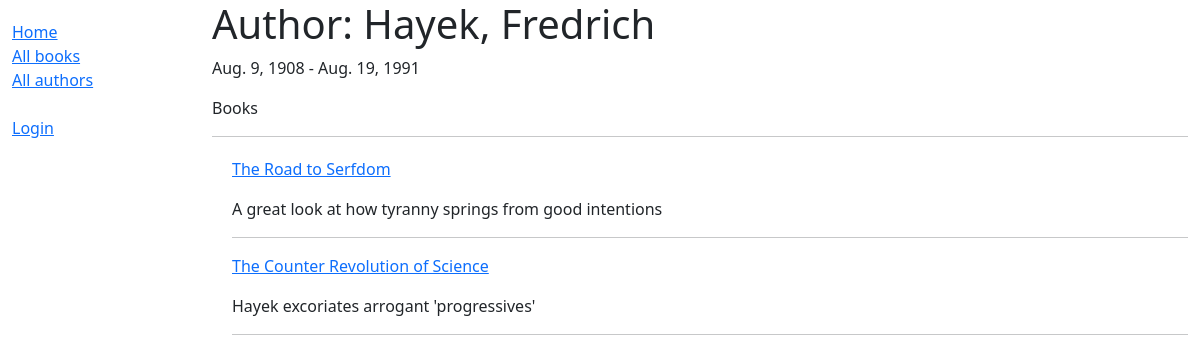
Page /catalog/author/2 on the earlier database version.
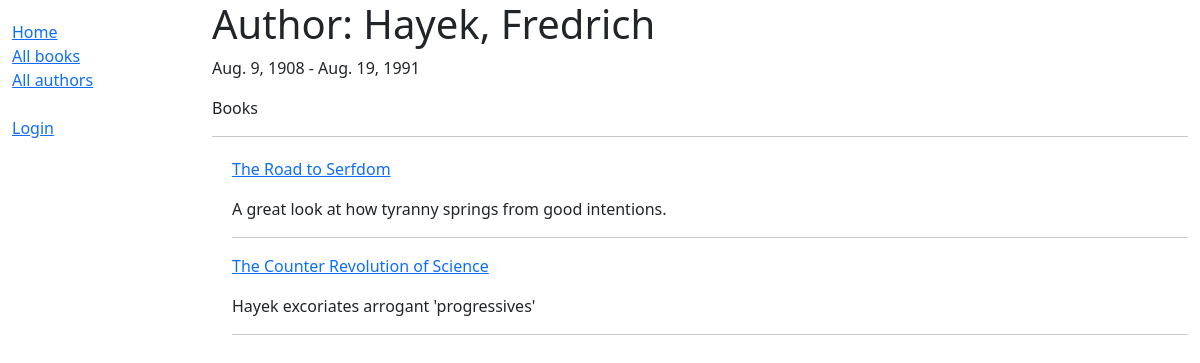
Same page on the later database version.
### catalog/models.py (models this page shows, shortened)
class Book(models.Model):
    title = models.CharField(max_length=200)
    author = models.ForeignKey(Author, on_delete=models.RESTRICT, null=True)
    summary = models.TextField(
        max_length=1000, help_text="Enter a brief description of the book")
    isbn = models.CharField('ISBN', max_length=13,
                            unique=True,
                            help_text='13 Character <a href="https://www.isbn-international.org/content/what-isbn'
                                    '">ISBN number</a>')
    genre = models.ManyToManyField(Genre, help_text="Select a genre for this book")
    language = models.ForeignKey(Language, on_delete=models.SET_NULL, null=True)
    def display_genre(self):
        """Create a string for the Genre. This is required to display genre in Admin."""
        return ', '.join(genre.name for genre in self.genre.all()[:3])
    display_genre.short_description = 'Genre'
    def get_absolute_url(self):
        return reverse('book-detail', args=[str(self.id)])

### catalog/views.py (the view)
# urls.py: path('author/<int:pk>', views.AuthorDetailView.as_view(), name='author-detail'),
class AuthorDetailView(generic.DetailView):
    model = Author

### catalog/templates/catalog/author_detail.html (shortened to what this page needs)
{% extends "base_generic.html" %}
{% block content %}
  <h1>Author: {{ author.last_name }}, {{ author.first_name }} </h1>
  <p>{{author.date_of_birth}} - {{author.date_of_death}}</p>
  <p>Books</p>
  <hr />
  <div style="margin-left:20px;margin-top:20px">
    {% for book in author.book_set.all %}
      <p><a href="{{ book.get_absolute_url }}">{{ book.title }}</a></p>
      <p>{{ book.summary }}</p>
      <hr />
    {% endfor %}
  </div>
{% endblock %}
{% block sidebar %}
  {{ block.super }}
{% endblock %}

Differences in the rows shown:
changed Book "The Road to Serfdom": summary "A great look at how tyranny springs from good intentions" → "A great look at how tyranny springs from good intentions."
